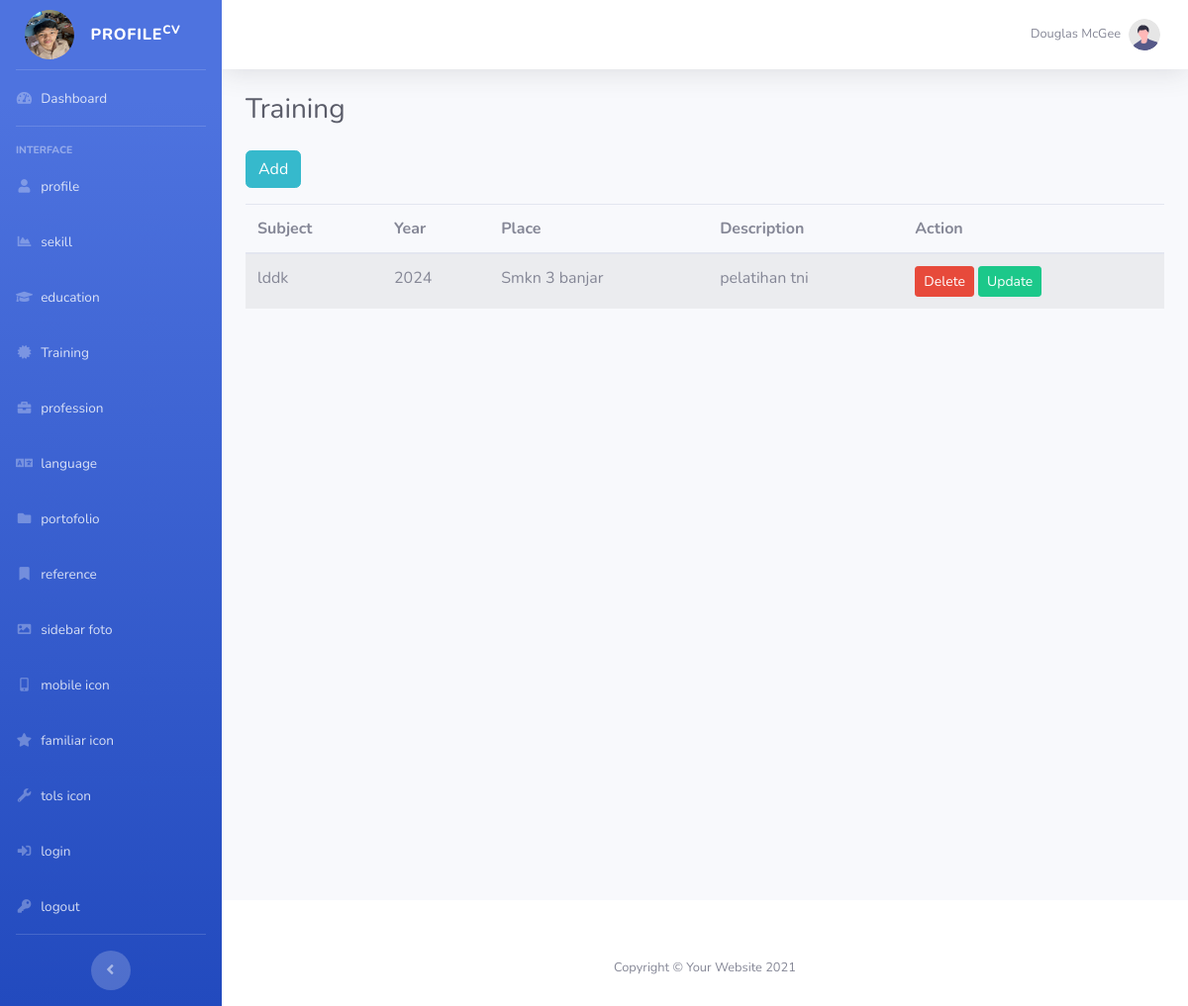
The page /tabel_training.php (signed in) on the database its author committed.
### tables this page shows
CREATE TABLE `training` (
  `id_training` int(11) NOT NULL,
  `nama_training` varchar(200) NOT NULL,
  `tahun_training` varchar(200) NOT NULL,
  `tempat_training` varchar(200) NOT NULL,
  `deskripsi` text NOT NULL
);

### tabel_training.php (the view, shortened to what this page needs)
<?php
include "connection.php";
$select_training = mysqli_query($koneksi, "SELECT * FROM training ORDER BY id_training DESC");
?>
<?php include "header.php"; ?>
<body id="page-top">
    <div id="wrapper">
        <?php include "sidebar.php"; ?>
        <div id="content-wrapper" class="d-flex flex-column">
            <div id="content">
                <?php include "topbar.php"; ?>
                <div class="container-fluid">
                    <div class="d-sm-flex align-items-center justify-content-between mb-4">
                        <h1 class="h3 mb-0 text-gray-800">Training</h1>
                    </div>
                    <div class="mb-3">
                        <a href="form_training.php" class="btn btn-info">Add </a>
                    </div>
                    <table class="table table-striped">
                        <thead>
                            <tr>
                                <th scope="col">Subject</th>
                                <th scope="col">Year</th>
                                <th scope="col">Place</th>
                                <th scope="col">Description</th>
                                <th scope="col">Action</th>
                            </tr>
                        </thead>
                        <tbody>
                            <?php while ($tampil = mysqli_fetch_object($select_training)) : ?>
                                <tr>
                                    <td><?= $tampil->nama_training ?></td>
                                    <td><?= $tampil->tahun_training ?></td>
                                    <td><?= $tampil->tempat_training ?></td>
                                    <td><?= $tampil->deskripsi ?></td>
                                    <td>
                                        <a href="delete_training.php?id_training=<?= $tampil->id_training ?>"
                                            class="btn btn-danger btn-sm"
                                            onclick="return confirm('Yakin ingin menghapus data ini?')">
                                            Delete
                                        </a>
                                        <a href="update_form_training.php?id_training=<?= $tampil->id_training ?>" class="btn btn-success btn-sm">
                                            Update
                                        </a>
                                    </td>
                                </tr>
                            <?php endwhile; ?>
                        </tbody>
                    </table>
                </div>
            </div>
            <?php include "footer.php"; ?>
        </div>
    </div>
</body>

### rows shown on the page
training: nama_training "lddk", tahun_training "2024", tempat_training "Smkn 3 banjar", deskripsi "pelatihan tni"
